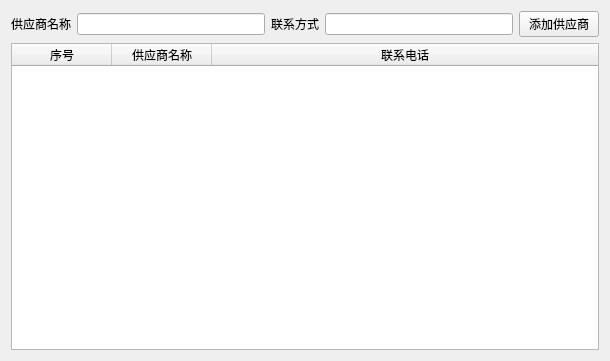
<?xml version="1.0" encoding="UTF-8"?>
<ui version="4.0">
 <class>Form</class>
 <widget class="QWidget" name="Form">
  <property name="geometry">
   <rect>
    <x>0</x>
    <y>0</y>
    <width>610</width>
    <height>361</height>
   </rect>
  </property>
  <property name="windowTitle">
   <string>Form</string>
  </property>
  <layout class="QVBoxLayout" name="verticalLayout">
   <item>
    <layout class="QHBoxLayout" name="horizontalLayout">
     <item>
      <widget class="QLabel" name="label">
       <property name="text">
        <string>供应商名称</string>
       </property>
      </widget>
     </item>
     <item>
      <widget class="QLineEdit" name="name_lineEdit"/>
     </item>
     <item>
      <widget class="QLabel" name="label_2">
       <property name="text">
        <string>联系方式</string>
       </property>
      </widget>
     </item>
     <item>
      <widget class="QLineEdit" name="contact_lineEdit"/>
     </item>
     <item>
      <widget class="QPushButton" name="add_Button">
       <property name="text">
        <string>添加供应商</string>
       </property>
      </widget>
     </item>
    </layout>
   </item>
   <item>
    <widget class="QTableWidget" name="tableWidget">
     <attribute name="horizontalHeaderStretchLastSection">
      <bool>true</bool>
     </attribute>
     <attribute name="verticalHeaderVisible">
      <bool>false</bool>
     </attribute>
     <column>
      <property name="text">
       <string>序号</string>
      </property>
     </column>
     <column>
      <property name="text">
       <string>供应商名称</string>
      </property>
     </column>
     <column>
      <property name="text">
       <string>联系电话</string>
      </property>
     </column>
    </widget>
   </item>
  </layout>
 </widget>
 <resources/>
 <connections/>
</ui>
